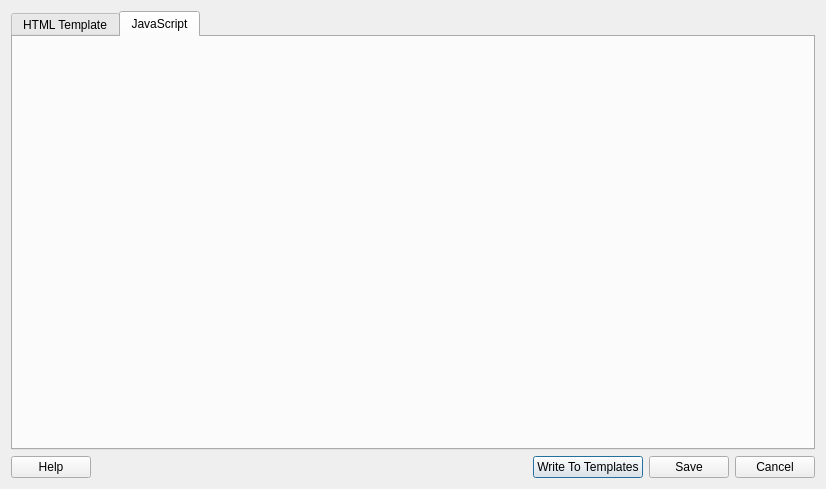
<?xml version="1.0" encoding="UTF-8"?>
<ui version="4.0">
 <author>Henrik Giesel</author>
 <class>Config</class>
 <widget class="QDialog" name="Config">
  <property name="geometry">
   <rect>
    <x>0</x>
    <y>0</y>
    <width>826</width>
    <height>489</height>
   </rect>
  </property>
  <property name="windowTitle">
   <string>Script Manager Settings</string>
  </property>
  <layout class="QGridLayout" name="gridLayout">
   <item row="2" column="5">
    <widget class="QPushButton" name="cancelButton">
     <property name="sizePolicy">
      <sizepolicy hsizetype="Fixed" vsizetype="Fixed">
       <horstretch>0</horstretch>
       <verstretch>0</verstretch>
      </sizepolicy>
     </property>
     <property name="text">
      <string>Cancel</string>
     </property>
     <property name="autoDefault">
      <bool>false</bool>
     </property>
    </widget>
   </item>
   <item row="2" column="4">
    <widget class="QPushButton" name="saveButton">
     <property name="sizePolicy">
      <sizepolicy hsizetype="Fixed" vsizetype="Fixed">
       <horstretch>0</horstretch>
       <verstretch>0</verstretch>
      </sizepolicy>
     </property>
     <property name="text">
      <string>Save</string>
     </property>
     <property name="autoDefault">
      <bool>false</bool>
     </property>
    </widget>
   </item>
   <item row="2" column="3">
    <widget class="QPushButton" name="wbButton">
     <property name="sizePolicy">
      <sizepolicy hsizetype="Fixed" vsizetype="Fixed">
       <horstretch>0</horstretch>
       <verstretch>0</verstretch>
      </sizepolicy>
     </property>
     <property name="text">
      <string>Write To Templates</string>
     </property>
     <property name="default">
      <bool>true</bool>
     </property>
    </widget>
   </item>
   <item row="2" column="1" colspan="2">
    <spacer name="horizontalSpacer">
     <property name="orientation">
      <enum>Qt::Horizontal</enum>
     </property>
     <property name="sizeHint" stdset="0">
      <size>
       <width>40</width>
       <height>20</height>
      </size>
     </property>
    </spacer>
   </item>
   <item row="0" column="0" colspan="6">
    <widget class="QTabWidget" name="tabWidget">
     <property name="currentIndex">
      <number>1</number>
     </property>
     <widget class="QWidget" name="html">
      <attribute name="title">
       <string>HTML Template</string>
      </attribute>
      <layout class="QVBoxLayout" name="verticalLayout_2">
       <item>
        <widget class="HTMLTab" name="configWidgetHtml" native="true"/>
       </item>
      </layout>
     </widget>
     <widget class="QWidget" name="javascript">
      <attribute name="title">
       <string>JavaScript</string>
      </attribute>
      <layout class="QVBoxLayout" name="verticalLayout">
       <item>
        <widget class="ScriptTab" name="configWidget" native="true"/>
       </item>
      </layout>
     </widget>
    </widget>
   </item>
   <item row="2" column="0">
    <widget class="QPushButton" name="helpButton">
     <property name="sizePolicy">
      <sizepolicy hsizetype="Fixed" vsizetype="Fixed">
       <horstretch>0</horstretch>
       <verstretch>0</verstretch>
      </sizepolicy>
     </property>
     <property name="text">
      <string>Help</string>
     </property>
     <property name="autoDefault">
      <bool>false</bool>
     </property>
    </widget>
   </item>
  </layout>
 </widget>
 <customwidgets>
  <customwidget>
   <class>ScriptTab</class>
   <extends>QWidget</extends>
   <header>..script_tab</header>
   <container>1</container>
  </customwidget>
  <customwidget>
   <class>HTMLTab</class>
   <extends>QWidget</extends>
   <header>..html_tab</header>
   <container>1</container>
  </customwidget>
 </customwidgets>
 <resources/>
 <connections/>
</ui>
